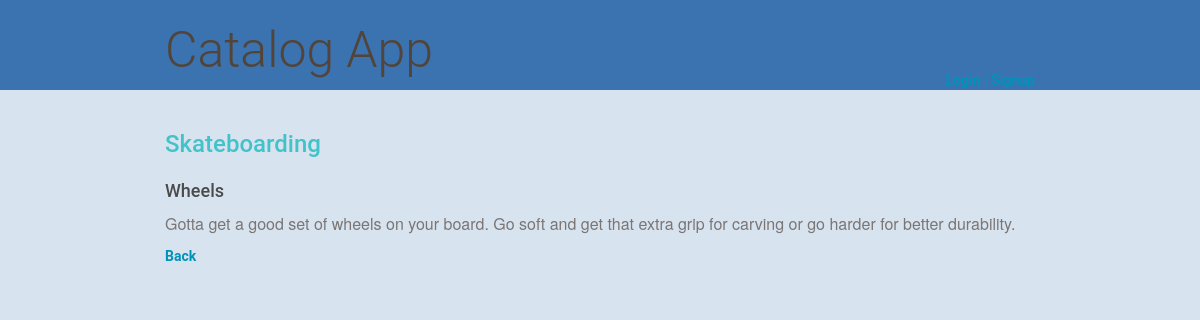
The page /catalog/Skateboarding/Wheels/ on the database its author committed.
### db_setup2.py (models this page shows, shortened)
class Category(Base):
    __tablename__ = 'category'
    name = Column(String(80), primary_key=True, nullable=False)

class Item(Base):
    __tablename__ = 'item'
    name = Column(String(80), nullable=False)
    id = Column(Integer, primary_key=True)
    description = Column(String(1000))
    created = Column(DateTime, default=datetime.datetime.utcnow)
    category_name = Column(String, ForeignKey('category.name'))
    category = relationship(Category)

### catalog2.py (the view)
@app.route('/catalog/<category_name>/<item_name>/')
def showItem(category_name, item_name):
    category = session.query(Category).filter_by(name=category_name).one()
    item = session.query(Item).filter_by(name=item_name,
                                         category_name=category_name).one()
    if 'username' not in login_session:
        return render_template(
                    'publicItem.html',
                    category=category,
                    category_name=category_name,
                    item=item,
                    item_name=item_name)
    else:
        return render_template(
                    'item.html',
                    category=category,
                    category_name=category_name, item=item,
                    item_name=item_name)

### templates/publicItem.html
{% extends "main.html" %}
{% block content %}
<body>
    <div class="item-container">
        <div class="category_item">
            <div class="category-name">
                <h2> {{category.name}} </h2>
            </div>
            <div class="item-name brown-text">
                <h3> {{item.name}} </h3>
            </div>
            <div class="item-description grey-text">
                <p> {{item.description}}</p>
            </div>
        </div>
        <div class="edit-delete-links">
            <a href="{{ url_for('showCategory', category_name = category_name) }}">Back</a>
        </div>
    </div>
</body>
{% endblock %}

### static/mystyles.css (style rules this page uses)
* { font-family: "Helvetica Neue Bold", Roboto, Helvetica, Arial, sans-serif; font-weight: 700; }
body { background-color: #d7e3ef; }
h2 { font-size: 24px; color: #42C3C9; line-height: 29px; }
h3 { font-size: 18px; color: #4A4A4A; line-height: 23px; }
p { font-family: "Helvetica Neue", Roboto, Helvetica, Arial, sans-serif; font-size: 16px; color: #7B7573; line-height: 24px; font-weight: 400; }
a { font-size: 14px; color: #0093B9; line-height: 17px; }
.brown-text { color: #51453B; }
.grey-text { color: #7B7573; }

### rows shown on the page
Category: name "Skateboarding"
Item: name "Wheels", description "Gotta get a good set of wheels on your board. Go soft and get that extra grip for carving or go harder for better durability."
